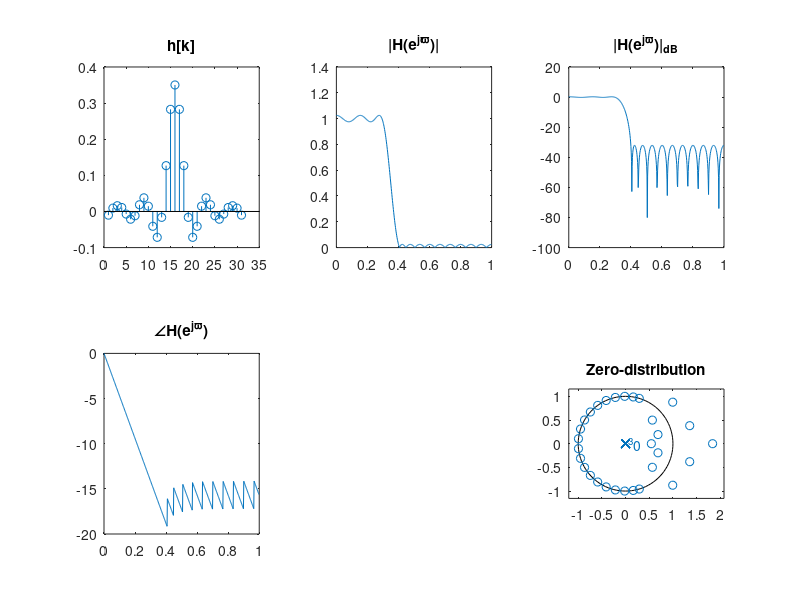
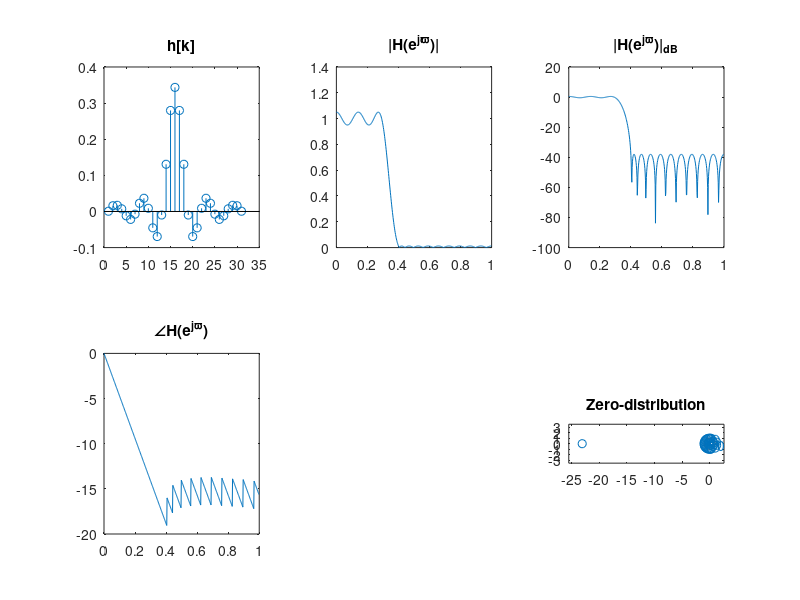

Here is the MATLAB script that generated these plots, in order:
h=firpm(30,[0 .15 .2 .5]*2, [1 1 0 0],[1 1]); 
[H,w]=freqz(h);
figure(1);
subplot(2,3,1);
stem(h);
title('h[k]');
subplot(2,3,2)
plot(w/pi,abs(H));
title('|H(e^{j\varpi})|');
subplot(2,3,3);
plot(w/pi,20*log10(abs(H)));
title('|H(e^{j\varpi})|_{dB}');
subplot(2,3,4);
plot(w/pi,unwrap(angle(H)));
title('\angleH(e^{j\varpi})');
subplot(2,3,6);
zplane(h);
grid;
title('Zero-distribution');

h2=firpm(30,[0 .15 .2 .5]*2, [1 1 0 0],[1 4]); 
[H2,w2]=freqz(h2);
figure(2);
subplot(2,3,1);
stem(h2);
title('h[k]');
subplot(2,3,2)
plot(w2/pi,abs(H2));
title('|H(e^{j\varpi})|');
subplot(2,3,3);
plot(w2/pi,20*log10(abs(H2)));
title('|H(e^{j\varpi})|_{dB}');
subplot(2,3,4);
plot(w2/pi,unwrap(angle(H2)));
title('\angleH(e^{j\varpi})');
subplot(2,3,6);
zplane(h2);
grid;
title('Zero-distribution');
